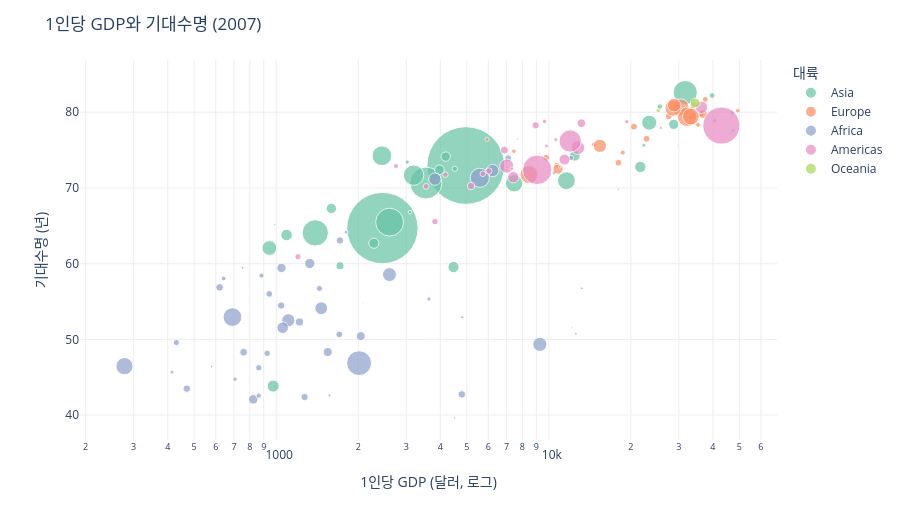

The notebook cell saved with this chart:
### Code cell
fig = px.scatter(
    g07, x="gdpPercap", y="lifeExp",
    size="pop", color="continent", hover_name="country",
    log_x=True,                 # GDP는 편차가 커서 로그 축이 읽기 쉽다
    size_max=55,
    color_discrete_sequence=px.colors.qualitative.Set2,
    labels={"gdpPercap": "1인당 GDP (달러, 로그)", "lifeExp": "기대수명 (년)",
            "continent": "대륙", "pop": "인구"},
)
fig.update_layout(title="1인당 GDP와 기대수명 (2007)",
                  template="plotly_white", height=520)
fig.update_xaxes(showgrid=True, gridcolor="#eee")
fig.update_yaxes(showgrid=True, gridcolor="#eee")
fig.write_html(HTML / "1_2.html", include_plotlyjs="cdn")
fig.show()

### Figure 1 — Plotly figure (JSON) as saved in the notebook; plotly's stock layout.template omitted (floating-point values rounded to 4 significant figures)
{"data": [{"hovertemplate": "<b>%{hovertext}</b><br><br>대륙=Asia<br>1인당 GDP (달러, 로그)=%{x}<br>기대수명 (년)=%{y}<br>인구=%{marker.size}<extra></extra>", "hovertext": ["Afghanistan", "Bahrain", "Bangladesh", "Cambodia", "China", "Hong Kong, China", "India", "Indonesia", "Iran", "Iraq", "Israel", "Japan", "Jordan", "Korea, Dem. Rep.", "Korea, Rep.", "Kuwait", "Lebanon", "Malaysia", "Mongolia", "Myanmar", "Nepal", "Oman", "Pakistan", "Philippines", "Saudi Arabia", "Singapore", "Sri Lanka", "Syria", "Taiwan", "Thailand", "Vietnam", "West Bank and Gaza", "Yemen, Rep."], "legendgroup": "Asia", "marker": {"color": "rgb(102,194,165)", "size": [31889923, 708573, 150448339, 14131858, 1318683096, 6980412, 1110396331, 223547000, 69453570, 27499638, 6426679, 127467972, 6053193, 23301725, 49044790, 2505559, 3921278, 24821286, 2874127, 47761980, 28901790, 3204897, 169270617, 91077287, 27601038, 4553009, 20378239, 19314747, 23174294, 65068149, 85262356, 4018332, 22211743], "sizemode": "area", "sizeref": 435900.0, "symbol": "circle"}, "mode": "markers", "name": "Asia", "orientation": "v", "showlegend": true, "type": "scatter", "x": [974.6, 29800.0, 1391.0, 1714.0, 4959.0, 39720.0, 2452.0, 3541.0, 11610.0, 4471.0, 25520.0, 31660.0, 4519.0, 1593.0, 23350.0, 47310.0, 10460.0, 12450.0, 3096.0, 944.0, 1091.0, 22320.0, 2606.0, 3190.0, 21650.0, 47140.0, 3970.0, 4185.0, 28720.0, 7458.0, 2442.0, 3025.0, 2281.0], "xaxis": "x", "y": [43.83, 75.64, 64.06, 59.72, 72.96, 82.21, 64.7, 70.65, 70.96, 59.55, 80.75, 82.6, 72.53, 67.3, 78.62, 77.59, 71.99, 74.24, 66.8, 62.07, 63.78, 75.64, 65.48, 71.69, 72.78, 79.97, 72.4, 74.14, 78.4, 70.62, 74.25, 73.42, 62.7], "yaxis": "y"}, {"hovertemplate": "<b>%{hovertext}</b><br><br>대륙=Europe<br>1인당 GDP (달러, 로그)=%{x}<br>기대수명 (년)=%{y}<br>인구=%{marker.size}<extra></extra>", "hovertext": ["Albania", "Austria", "Belgium", "Bosnia and Herzegovina", "Bulgaria", "Croatia", "Czech Republic", "Denmark", "Finland", "France", "Germany", "Greece", "Hungary", "Iceland", "Ireland", "Italy", "Montenegro", "Netherlands", "Norway", "Poland", "Portugal", "Romania", "Serbia", "Slovak Republic", "Slovenia", "Spain", "Sweden", "Switzerland", "Turkey", "United Kingdom"], "legendgroup": "Europe", "marker": {"color": "rgb(252,141,98)", "size": [3600523, 8199783, 10392226, 4552198, 7322858, 4493312, 10228744, 5468120, 5238460, 61083916, 82400996, 10706290, 9956108, 301931, 4109086, 58147733, 684736, 16570613, 4627926, 38518241, 10642836, 22276056, 10150265, 5447502, 2009245, 40448191, 9031088, 7554661, 71158647, 60776238], "sizemode": "area", "sizeref": 435900.0, "symbol": "circle"}, "mode": "markers", "name": "Europe", "orientation": "v", "showlegend": true, "type": "scatter", "x": [5937.0, 36130.0, 33690.0, 7446.0, 10680.0, 14620.0, 22830.0, 35280.0, 33210.0, 30470.0, 32170.0, 27540.0, 18010.0, 36180.0, 40680.0, 28570.0, 9254.0, 36800.0, 49360.0, 15390.0, 20510.0, 10810.0, 9787.0, 18680.0, 25770.0, 28820.0, 33860.0, 37510.0, 8458.0, 33200.0], "xaxis": "x", "y": [76.42, 79.83, 79.44, 74.85, 73.0, 75.75, 76.49, 78.33, 79.31, 80.66, 79.41, 79.48, 73.34, 81.76, 78.89, 80.55, 74.54, 79.76, 80.2, 75.56, 78.1, 72.48, 74.0, 74.66, 77.93, 80.94, 80.88, 81.7, 71.78, 79.42], "yaxis": "y"}, {"hovertemplate": "<b>%{hovertext}</b><br><br>대륙=Africa<br>1인당 GDP (달러, 로그)=%{x}<br>기대수명 (년)=%{y}<br>인구=%{marker.size}<extra></extra>", "hovertext": ["Algeria", "Angola", "Benin", "Botswana", "Burkina Faso", "Burundi", "Cameroon", "Central African Republic", "Chad", "Comoros", "Congo, Dem. Rep.", "Congo, Rep.", "Cote d'Ivoire", "Djibouti", "Egypt", "Equatorial Guinea", "Eritrea", "Ethiopia", "Gabon", "Gambia", "Ghana", "Guinea", "Guinea-Bissau", "Kenya", "Lesotho", "Liberia", "Libya", "Madagascar", "Malawi", "Mali", "Mauritania", "Mauritius", "Morocco", "Mozambique", "Namibia", "Niger", "Nigeria", "Reunion", "Rwanda", "Sao Tome and Principe", "Senegal", "Sierra Leone", "Somalia", "South Africa", "Sudan", "Swaziland", "Tanzania", "Togo", "Tunisia", "Uganda", "Zambia", "Zimbabwe"], "legendgroup": "Africa", "marker": {"color": "rgb(141,160,203)", "size": [33333216, 12420476, 8078314, 1639131, 14326203, 8390505, 17696293, 4369038, 10238807, 710960, 64606759, 3800610, 18013409, 496374, 80264543, 551201, 4906585, 76511887, 1454867, 1688359, 22873338, 9947814, 1472041, 35610177, 2012649, 3193942, 6036914, 19167654, 13327079, 12031795, 3270065, 1250882, 33757175, 19951656, 2055080, 12894865, 135031164, 798094, 8860588, 199579, 12267493, 6144562, 9118773, 43997828, 42292929, 1133066, 38139640, 5701579, 10276158, 29170398, 11746035, 12311143], "sizemode": "area", "sizeref": 435900.0, "symbol": "circle"}, "mode": "markers", "name": "Africa", "orientation": "v", "showlegend": true, "type": "scatter", "x": [6223.0, 4797.0, 1441.0, 12570.0, 1217.0, 430.1, 2042.0, 706.0, 1704.0, 986.1, 277.6, 3633.0, 1545.0, 2082.0, 5581.0, 12150.0, 641.4, 690.8, 13210.0, 752.7, 1328.0, 942.7, 579.2, 1463.0, 1569.0, 414.5, 12060.0, 1045.0, 759.3, 1043.0, 1803.0, 10960.0, 3820.0, 823.7, 4811.0, 619.7, 2014.0, 7670.0, 863.1, 1598.0, 1712.0, 862.5, 926.1, 9270.0, 2602.0, 4513.0, 1107.0, 883.0, 7093.0, 1056.0, 1271.0, 469.7], "xaxis": "x", "y": [72.3, 42.73, 56.73, 50.73, 52.3, 49.58, 50.43, 44.74, 50.65, 65.15, 46.46, 55.32, 48.33, 54.79, 71.34, 51.58, 58.04, 52.95, 56.73, 59.45, 60.02, 56.01, 46.39, 54.11, 42.59, 45.68, 73.95, 59.44, 48.3, 54.47, 64.16, 72.8, 71.16, 42.08, 52.91, 56.87, 46.86, 76.44, 46.24, 65.53, 63.06, 42.57, 48.16, 49.34, 58.56, 39.61, 52.52, 58.42, 73.92, 51.54, 42.38, 43.49], "yaxis": "y"}, {"hovertemplate": "<b>%{hovertext}</b><br><br>대륙=Americas<br>1인당 GDP (달러, 로그)=%{x}<br>기대수명 (년)=%{y}<br>인구=%{marker.size}<extra></extra>", "hovertext": ["Argentina", "Bolivia", "Brazil", "Canada", "Chile", "Colombia", "Costa Rica", "Cuba", "Dominican Republic", "Ecuador", "El Salvador", "Guatemala", "Haiti", "Honduras", "Jamaica", "Mexico", "Nicaragua", "Panama", "Paraguay", "Peru", "Puerto Rico", "Trinidad and Tobago", "United States", "Uruguay", "Venezuela"], "legendgroup": "Americas", "marker": {"color": "rgb(231,138,195)", "size": [40301927, 9119152, 190010647, 33390141, 16284741, 44227550, 4133884, 11416987, 9319622, 13755680, 6939688, 12572928, 8502814, 7483763, 2780132, 108700891, 5675356, 3242173, 6667147, 28674757, 3942491, 1056608, 301139947, 3447496, 26084662], "sizemode": "area", "sizeref": 435900.0, "symbol": "circle"}, "mode": "markers", "name": "Americas", "orientation": "v", "showlegend": true, "type": "scatter", "x": [12780.0, 3822.0, 9066.0, 36320.0, 13170.0, 7007.0, 9645.0, 8948.0, 6025.0, 6873.0, 5728.0, 5186.0, 1202.0, 3548.0, 7321.0, 11980.0, 2749.0, 9809.0, 4173.0, 7409.0, 19330.0, 18010.0, 42950.0, 10610.0, 11420.0], "xaxis": "x", "y": [75.32, 65.55, 72.39, 80.65, 78.55, 72.89, 78.78, 78.27, 72.23, 74.99, 71.88, 70.26, 60.92, 70.2, 72.57, 76.19, 72.9, 75.54, 71.75, 71.42, 78.75, 69.82, 78.24, 76.38, 73.75], "yaxis": "y"}, {"hovertemplate": "<b>%{hovertext}</b><br><br>대륙=Oceania<br>1인당 GDP (달러, 로그)=%{x}<br>기대수명 (년)=%{y}<br>인구=%{marker.size}<extra></extra>", "hovertext": ["Australia", "New Zealand"], "legendgroup": "Oceania", "marker": {"color": "rgb(166,216,84)", "size": [20434176, 4115771], "sizemode": "area", "sizeref": 435900.0, "symbol": "circle"}, "mode": "markers", "name": "Oceania", "orientation": "v", "showlegend": true, "type": "scatter", "x": [34440.0, 25190.0], "xaxis": "x", "y": [81.23, 80.2], "yaxis": "y"}], "layout": {"height": 520, "legend": {"itemsizing": "constant", "title": {"text": "대륙"}, "tracegroupgap": 0}, "margin": {"t": 60}, "title": {"text": "1인당 GDP와 기대수명 (2007)"}, "xaxis": {"anchor": "y", "domain": [0.0, 1.0], "gridcolor": "#eee", "showgrid": true, "title": {"text": "1인당 GDP (달러, 로그)"}, "type": "log"}, "yaxis": {"anchor": "x", "domain": [0.0, 1.0], "gridcolor": "#eee", "showgrid": true, "title": {"text": "기대수명 (년)"}}}}
